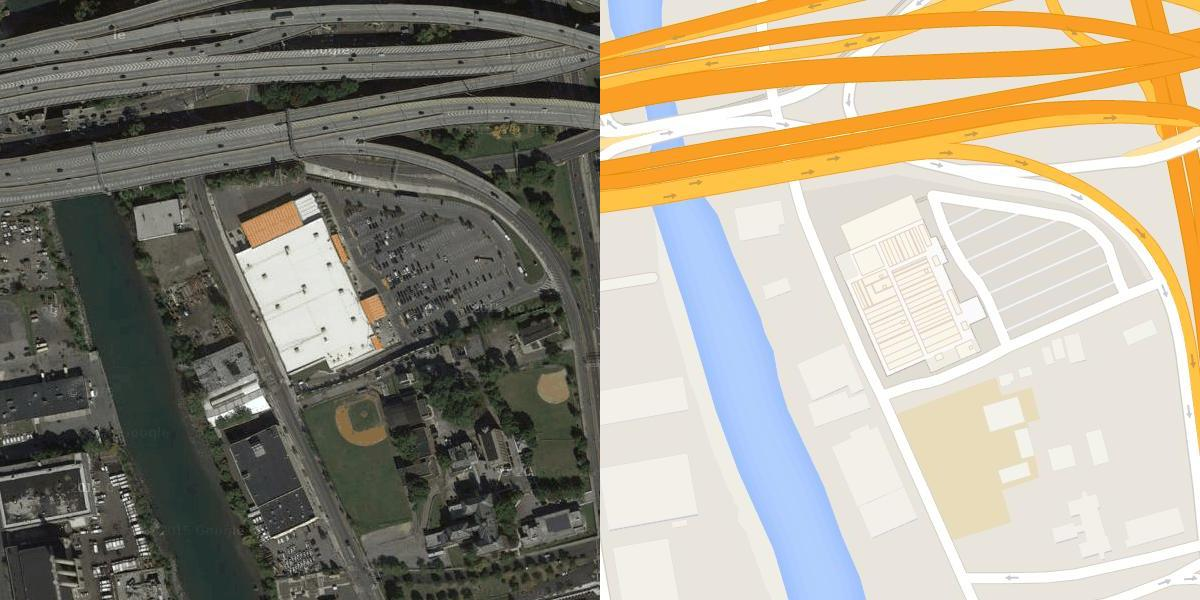
#> input picture code/gan/pix2pix/data/old/trainStreet/1005.jpg, 1200 x 600 px, given in place of 3_h.png, which was not available
$ python sketchify.py
#> lines starting #> are read from the running program, lines starting #| are printed output that depends on the picture; pictures that were not available may be replaced by others from this repository, and a replacement may not be noted
import numpy as np
import cv2 as cv
import matplotlib.pyplot as plt
import matplotlib.image as mpimg
from glob import glob, has_magic
from PIL import Image
import time


# Just to display the height and biome map after reading it
def showMaps(height_map, biome_map):
    f = plt.figure()
    f.add_subplot(1,2, 1)
    # need to flip heightmap for some reason
    flipped_height_map = cv.flip(height_map, 1)
    # matplotlib works with RGB while cv with BGR, so need to convert
    plt.imshow(cv.cvtColor(height_map, cv.COLOR_BGR2RGB), cmap='gray')
    plt.axis('off')
    f.add_subplot(1,2, 2)
    plt.imshow(cv.cvtColor(biome_map, cv.COLOR_BGR2RGB))
    plt.axis('off')
    plt.show(block=True)


# https://stackoverflow.com/questions/55827778/elevation-xyz-data-to-slope-gradient-map-using-python
# Slope gradients
def createContouredMap(height_map):
    print("*** Starting contouring ***")

    # Using the Sobel filter to figure out the steepness of the gradients of the heightmap
    sobelMap = np.zeros((128,128))
    start = time.time()
    rows = height_map.shape[0]
    columns = height_map.shape[0]
    for i in range(rows-1):
        for j in range(columns-1):
            height = int(height_map[i][j])
            dx = int(height_map[i+1][j]) - height
            dy = int(height_map[i][j+1]) - height
            sobelMap[i][j] = np.sqrt(dx * dx + dy * dy)
    end = time.time()
    #print("time of loop:" + str(1000 * round((end - start), 5)) + "ms")

    sobelMap = cv.normalize(sobelMap, sobelMap, 0, 255, cv.NORM_MINMAX)

    # Displaying only steepness values above 115
    retval, thresholded = cv.threshold(sobelMap, 115, 255, cv.THRESH_BINARY)

    # Filtering out areas of non-traversability that are smaller than 35 pixel to get rid of speckles
    thresholdedPatched = np.array(thresholded, dtype='int16')
    cv.filterSpeckles(thresholdedPatched, 0, 35, 255)[0]

    thresholdedPatched.astype(np.uint8)

    print("*** Done contouring ***")
    return thresholdedPatched


# Creating the traversability map
# Creates a final map matrix with the height, biome and traverse data stored in it
def createTraversibilityMap(height_map, biome_map):
    print("*** Starting creation of traversibility-map ***")

    # Creating the steepness from the heightmap to add to the non traversable biomes
    gradientImage = createContouredMap(height_map)

    img = Image.fromarray(np.uint8(gradientImage), 'L')
    #img.show()

    biomeColours = {
        1: np.array([254,52,31]),       #water
        2: np.array([153, 255, 156]),   #sand
        3: np.array([138, 176, 200]),   #forest
        4: np.array([0, 80, 120]),      #grass
        5: np.array([0, 94, 61]),       #steppe
        6: np.array([14, 233, 182]),    #mountain
        7: np.array([118, 104, 98])     #peak
    }

    # Matrix that stores the biome and height value for each point
    map = np.zeros((128,128,3))
    # Get just the biome -> (map[:,:,0]) or just the biome map -> (map[:,:,1]) or just the traverse map -> (map[:,:,2])

    start = time.time()
    rows = biome_map.shape[0]
    columns = biome_map.shape[0]
    for i in range(rows):
        for j in range(columns):
            # Copying the height data
            map[i][j][0] = height_map[i][j]
            # Copying the biome / traverse data
            if((biome_map[i][j] == biomeColours[1]).all()):
                map[i][j][1] = 1
                map[i][j][2] = 255
            elif((biome_map[i][j] == biomeColours[2]).all()):
                map[i][j][1] = 2
            elif((biome_map[i][j] == biomeColours[3]).all()):
                map[i][j][1] = 3
            elif((biome_map[i][j] == biomeColours[4]).all()):
                map[i][j][1] = 4
            elif((biome_map[i][j] == biomeColours[5]).all()):
                map[i][j][1] = 5
            elif((biome_map[i][j] == biomeColours[6]).all()):
                map[i][j][1] = 6
                map[i][j][2] = 255
            else:
                map[i][j][1] = 7
                map[i][j][2] = 255
            map[i][j][2] = map[i][j][2] + gradientImage[i][j]
    end = time.time()
    #print("time of loop:" + str(1000 * round((end - start), 5)) + "ms")

    traversabilityMap = np.array(map[:,:,2], dtype='int16')

    #img = Image.fromarray(np.uint8(traversabilityMap), 'L')
    #traversabilityMap.show()

    cv.imwrite(r"C:\Users\tobia\BA\map-synth-ba\dataset\raw_h_b_maps\3_t.png", traversabilityMap)

    print("*** Done with traversibility-map ***")


def main():
    print("***|| Starting sketchifier ||***")

    start = time.time()
    #reading the two different maps
    hmap = cv.imread(r"C:\Users\tobia\BA\map-synth-ba\dataset\raw_h_b_maps\3_h.png", cv.IMREAD_GRAYSCALE)
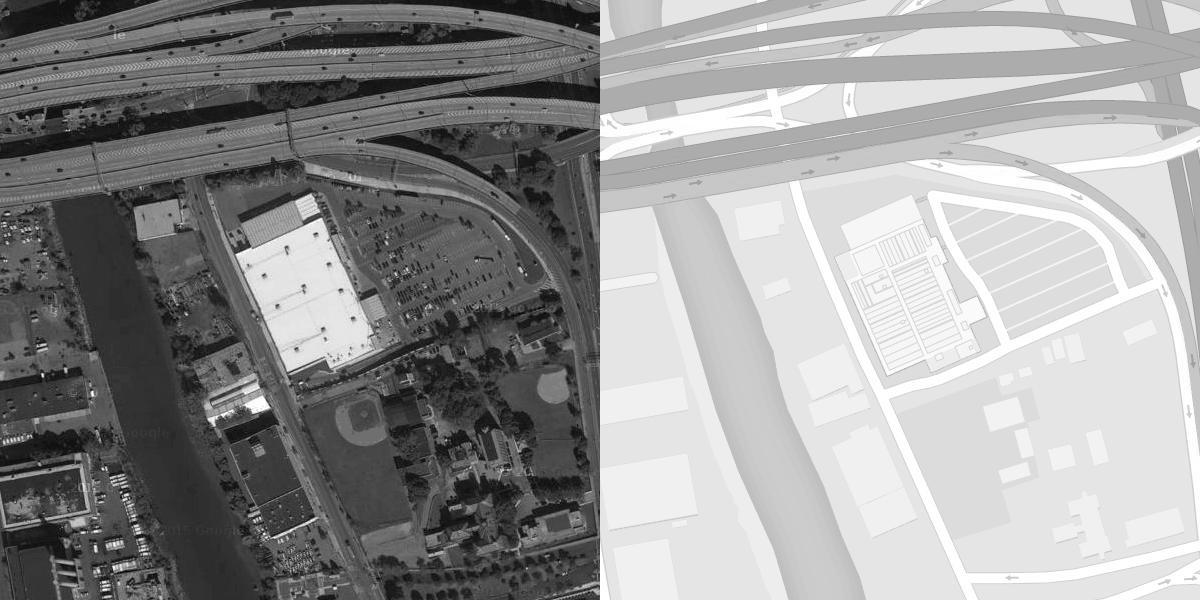
#> hmap: shape (600, 1200); min 0, max 255, mean 150.9
    bmap = cv.imread(r"C:\Users\tobia\BA\map-synth-ba\dataset\raw_h_b_maps\3_b.png", cv.IMREAD_COLOR)
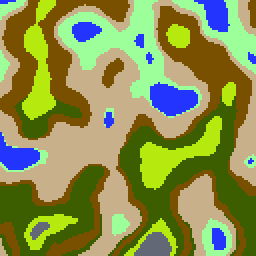
#> input picture dataset/raw_h_b_maps/3_b.png, 128 x 128 px, found by its file name (shown 2 times larger)
#> bmap is the input picture: shape (128, 128, 3); mean B, G, R 76.6, 145.5, 137.2
    readDataTime = time.time()
    print("finished reading the map after " + str(1000 * round((readDataTime - start), 5)) + "ms")

    # inverting the height map to make brighter = taller
    hmap = cv.bitwise_not(hmap)
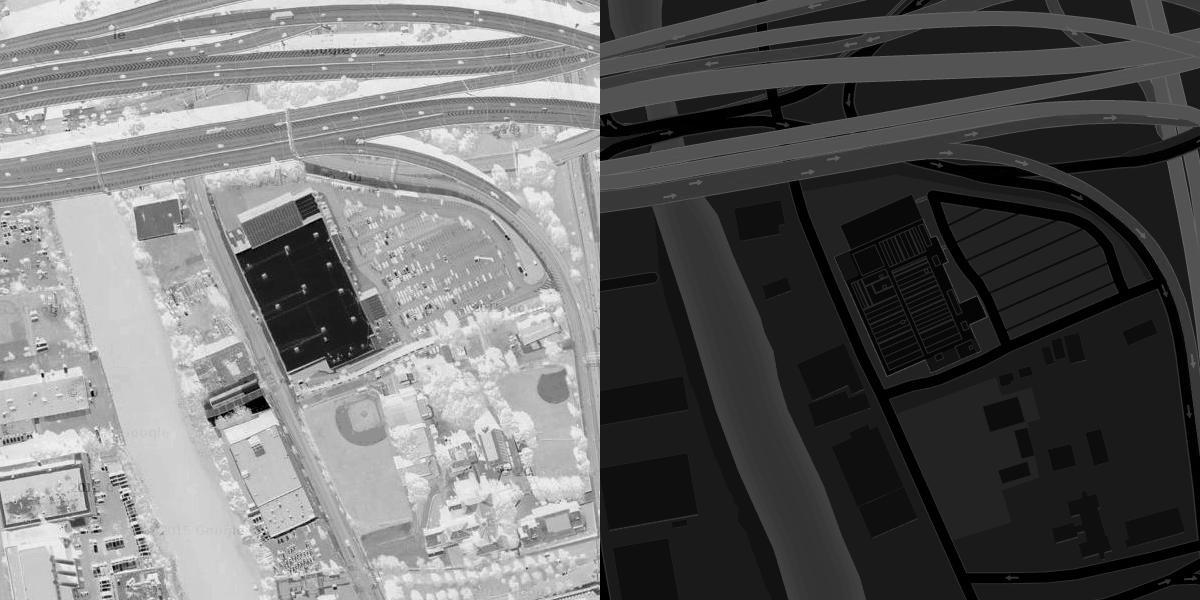
#> hmap: shape (600, 1200); min 0, max 255, mean 104.1

    showMaps(hmap,bmap)
#> in showMaps, `flipped_height_map = cv.flip(height_map, 1)`:
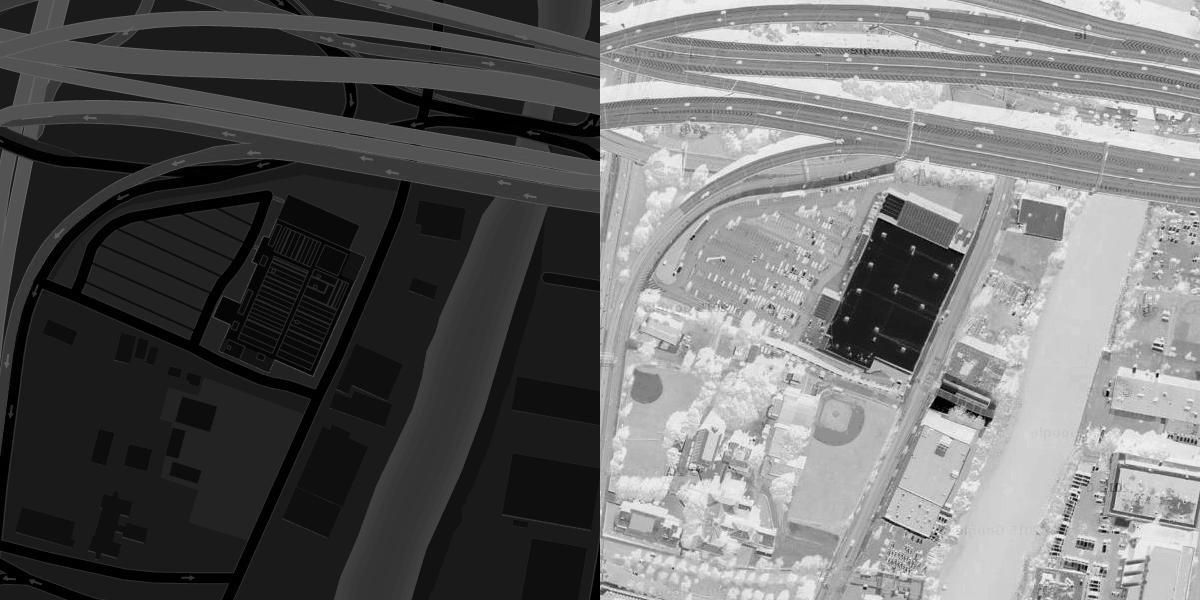
#> flipped_height_map: shape (600, 1200); min 0, max 255, mean 104.1
#> in showMaps, `plt.show(block=True)`:
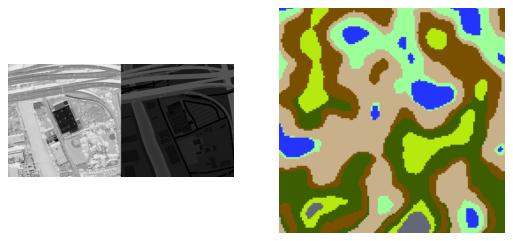
#> figure drawn by matplotlib, 2 panels

    createTraversibilityMap(hmap, bmap)
#> after the loop in createContouredMap, `for i in range(rows-1):`:
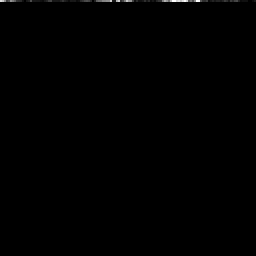
#> sobelMap: shape (128, 128) float64 (shown 2 times larger); min 0, max 22.02, mean 0.1; drawn with min black and max white

    end = time.time()
    print("Done creating the maps after " + str(1000 * round((end - start), 5)) + "ms")
    print("***|| All done ||***")

if __name__ == "__main__":
#> (the run stopped early here; a loop or call above may not have finished)
